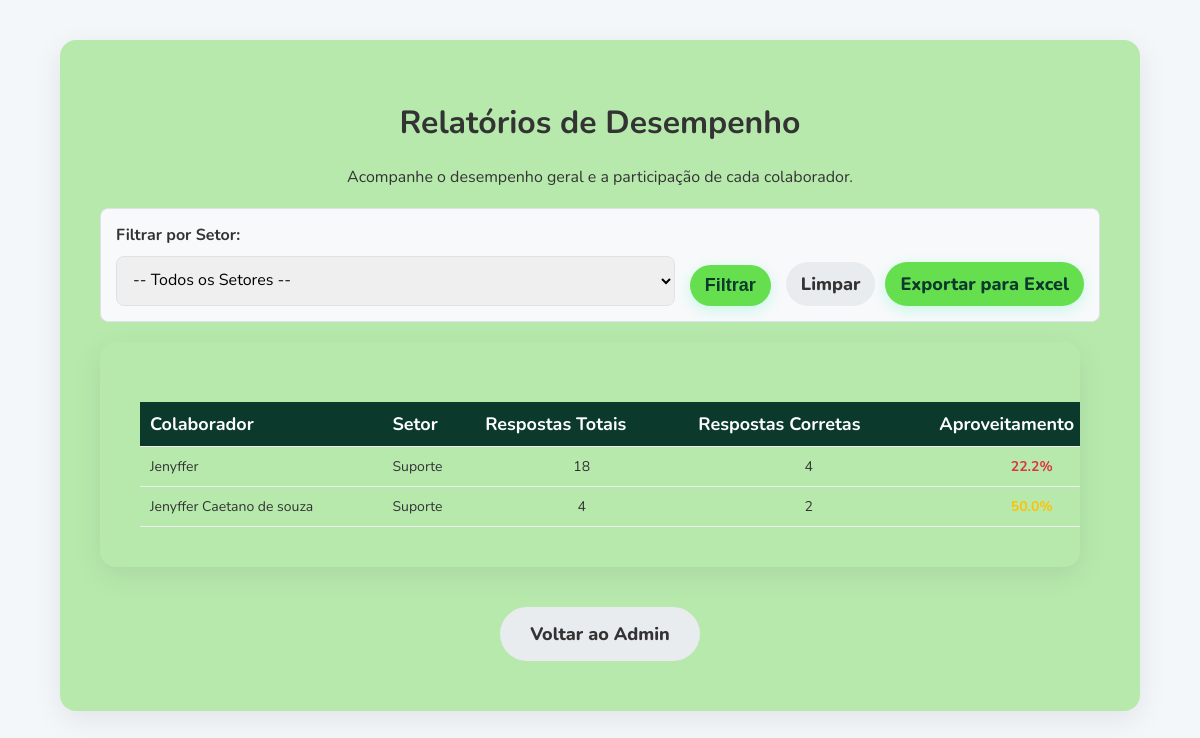
Page /admin/relatorios (signed in) on the committed database.
### app/models.py (models this page shows)
class Usuario(db.Model):
    id = db.Column(db.Integer, primary_key=True)
    nome = db.Column(db.String(100), nullable=False)
    email = db.Column(db.String(120), unique=True, nullable=True)
    codigo_acesso = db.Column(db.String(4), unique=True, nullable=False)
    departamento_id = db.Column(db.Integer, db.ForeignKey('departamento.id'), nullable=False)
    respostas = db.relationship('Resposta', backref='usuario', lazy=True)

### app/routes/admin.py (the view)
@admin_bp.route('/relatorios')
def pagina_relatorios():
    if not session.get('admin_logged_in'): return redirect(url_for('admin.pagina_admin'))
    depto_selecionado_id = request.args.get('departamento_id', type=int)
    departamentos = Departamento.query.order_by(Departamento.nome).all()
    dados_relatorio = _gerar_dados_relatorio(depto_selecionado_id)
    return render_template('relatorios.html',
                           relatorios=dados_relatorio,
                           departamentos=departamentos,
                           depto_selecionado_id=depto_selecionado_id)

### app/templates/relatorios.html (shortened to what this page needs)
{% extends 'base.html' %}
{% block content %}
<div class="dashboard-container" style="max-width: 1000px; text-align: left;">
    <h1 style="text-align: center;">Relatórios de Desempenho</h1>
    <p style="text-align: center;">Acompanhe o desempenho geral e a participação de cada colaborador.</p>
    <div
        style="background-color: #f8f9fa; padding: 15px; border-radius: 8px; margin: 20px 0; border: 1px solid #dee2e6;">
        <div style="display: flex; align-items: flex-end; flex-wrap: wrap; gap: 15px;">
            <form method="get" action="{{ url_for('admin.pagina_relatorios') }}"
                style="display: flex; align-items: center; gap: 15px; flex-grow: 1;">
                <div style="flex: 1 1 300px;">
                    <label for="filtro_setor" style="font-weight: bold;">Filtrar por Setor:</label>
                    <select name="departamento_id" onchange="this.form.submit()" style="width: 100%;">
                        <option value="">-- Todos os Setores --</option>
                    </select>
                </div>
                <div style="align-self: flex-end;">
                    <button type="submit" class="btn" style="padding: 10px 15px; margin: 0;">Filtrar</button>
                </div>
            </form>
            <div style="align-self: flex-end; display: flex; gap: 10px;">
                <a href="{{ url_for('admin.pagina_relatorios') }}" class="btn btn-secondary"
                    style="padding: 10px 15px; margin: 0;">Limpar</a>
                <a href="{{ url_for('admin.exportar_relatorios', departamento_id=depto_selecionado_id) }}" class="btn"
                    style="background-color: #66df4e; padding: 10px 15px; margin: 0;">Exportar para Excel</a>
            </div>
        </div>
    </div>
    <div class="ranking-container" style="max-width: 100%; overflow-x: auto;">
        <table class="preview-table">
            <thead>
                <tr>
                    <th>Colaborador</th>
                    <th>Setor</th>
                    <th>Respostas Totais</th>
                    <th>Respostas Corretas</th>
                    <th>Aproveitamento</th>
                </tr>
            </thead>
            <tbody>
                {% for relatorio in relatorios %}
                <tr>
                    <td>{{ relatorio.nome }}</td>
                    <td>{{ relatorio.setor }}</td>
                    <td style="text-align: center;">{{ relatorio.total_respostas }}</td>
                    <td style="text-align: center;">{{ relatorio.respostas_corretas }}</td>
                    <td style="text-align: center;">
                        <strong
                            style="color: {% if relatorio.aproveitamento >= 80 %}#28a745{% elif relatorio.aproveitamento >= 50 %}#ffc107{% else %}#dc3545{% endif %};">
                            {{ "%.1f"|format(relatorio.aproveitamento) }}%
                        </strong>
                    </td>
                </tr>
                {% else %}
                <tr>
                    <td colspan="6" style="text-align: center;">Nenhum dado encontrado para os filtros selecionados.
                    </td>
                </tr>
                {% endfor %}
            </tbody>
        </table>
    </div>
    <div style="text-align: center; margin-top: 30px;">
        <a href="{{ url_for('admin.pagina_admin') }}" class="btn btn-secondary">Voltar ao Admin</a>
    </div>
</div>
{% endblock %}

### app/static/css/style.css (style rules this page uses)
:root { --cor-primaria: #0B3A2D; --cor-acento: #66df4e; --cor-acento-hover: #00D294; --cor-fundo: #f4f7fa; --cor-texto: #333333; --cor-texto-claro: #ffffff; --cor-borda: #dee2e6; }
body { font-family: 'Nunito', sans-serif; background-color: var(--cor-fundo); color: var(--cor-texto); margin: 0; padding: 20px; }
.btn { display: inline-block; text-decoration: none; background-color: var(--cor-acento); color: var(--cor-primaria); font-weight: 800; padding: 15px 30px; margin: 10px; border-radius: 50px; font-size: 18px; transition: all 0.3s ease; border: none; cursor: pointer; box-shadow: 0 4px 15px rgba(0, 245, 171, 0.2); }
.btn-secondary { background-color: #e9ecef; color: var(--cor-texto); box-shadow: none; }
a { color: var(--cor-primaria); font-weight: 700; text-decoration: none; }
.login-container, .dashboard-container, .ranking-container, .quiz-container { background: rgb(183, 233, 173); padding: 40px; border-radius: 16px; box-shadow: 0 8px 30px rgba(0, 0, 0, 0.08); text-align: center; width: 90%; }
input[type="password"], input[type="text"], input[type="number"], input[type="email"], input[type="date"], input[type="month"], textarea, select { padding: 12px; margin-top: 10px; width: 100%; border: 1px solid var(--cor-borda); border-radius: 8px; font-family: 'Nunito', sans-serif; font-size: 16px; box-sizing: border-box; }
.ranking-container table { width: 100%; border-collapse: collapse; margin-top: 20px; }
.ranking-container th, .ranking-container td { padding: 15px; text-align: left; border-bottom: 1px solid var(--cor-borda); }
.ranking-container th { background-color: var(--cor-primaria); color: var(--cor-texto-claro); font-size: 18px; }
.preview-table { text-align: left; font-size: 14px; }
.preview-table th, .preview-table td { white-space: nowrap; padding: 8px 12px; }
.preview-table { width: 100%; border-collapse: collapse; min-width: 1200px; }
.preview-table th, .preview-table td { padding: 12px 15px; text-align: left; border-bottom: 1px solid #eee; vertical-align: middle; }
.preview-table th { background-color: var(--cor-primaria); color: white; font-weight: bold; white-space: nowrap; position: sticky; top: 0; }
.preview-table th, .preview-table td { padding: 10px; border-bottom: 1px solid #eee; vertical-align: top; }
.preview-table th { background-color: var(--cor-primaria); color: white; white-space: nowrap; }

### rows in the picture
Usuario: nome "Jenyffer", setor "Suporte", total_respostas "18", respostas_corretas "4", aproveitamento "22.2"
Usuario: nome "Jenyffer Caetano de souza", setor "Suporte", total_respostas "4", respostas_corretas "2", aproveitamento "50.0"
